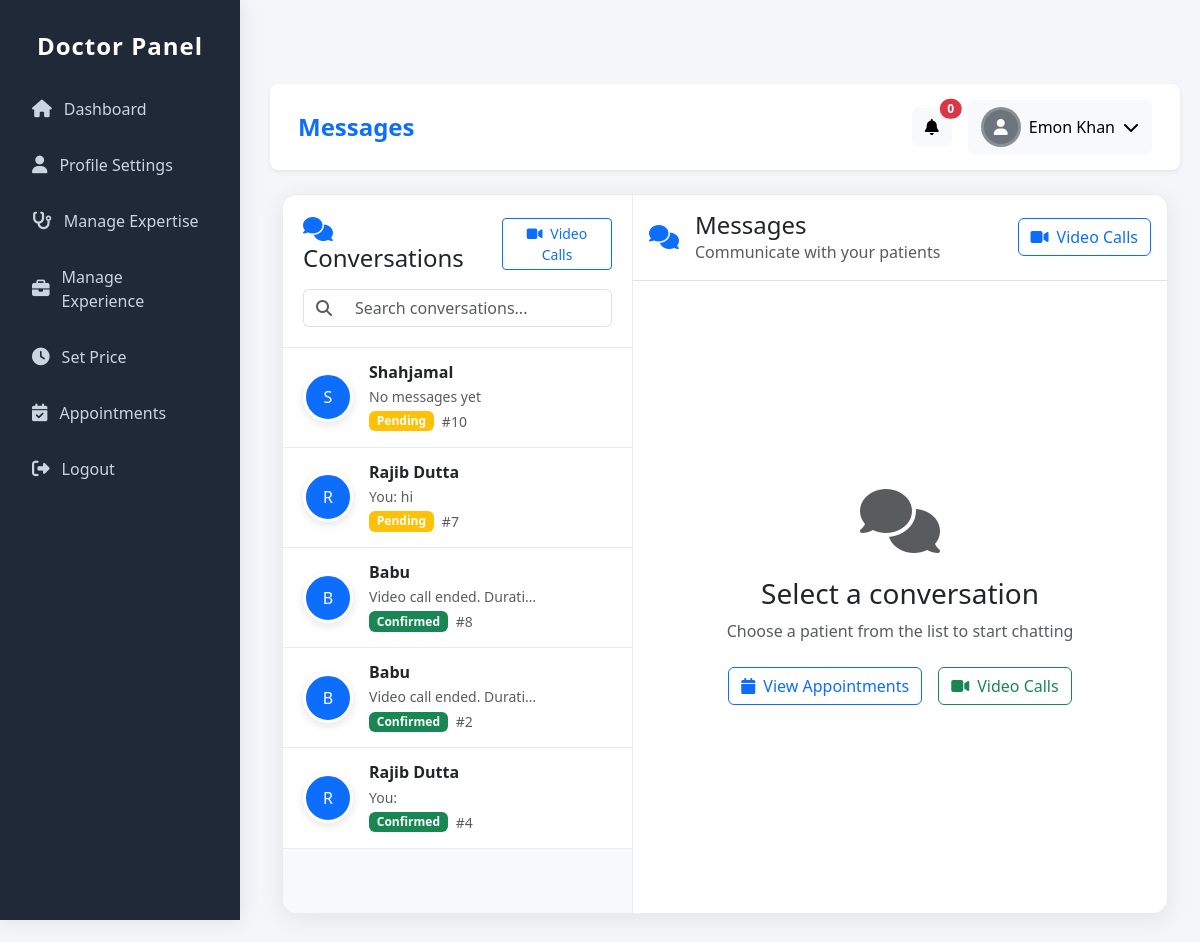
Page /users/doctor/chat/ (signed in) on the committed database.
### users/models.py (models this page shows, shortened)
class CustomUser(AbstractUser):
    ROLE_PATIENT = 'patient'
    ROLE_DOCTOR = 'doctor'
    ROLE_CHOICES = [
        (ROLE_PATIENT, 'Patient'),
        (ROLE_DOCTOR, 'Doctor'),
    ]
    role = models.CharField(max_length=10, choices=ROLE_CHOICES, default=ROLE_PATIENT)
    phone = models.CharField(max_length=20, blank=True)
    location = models.CharField(max_length=150, blank=True)

### appointment/models.py (models this page shows, shortened)
class Appointment(models.Model):
    APPOINTMENT_STATUS = (
        ('pending', 'Pending'),
        ('confirmed', 'Confirmed'),
        ('completed', 'Completed'),
        ('cancelled', 'Cancelled'),
    )
    PAYMENT_STATUS = (
        ('pending', 'Pending'),
        ('paid', 'Paid'),
        ('failed', 'Failed'),
        ('refunded', 'Refunded'),
    )
    PAYMENT_METHODS = (
        ('bkash', 'bKash'),
        ('nagad', 'Nagad'),
        ('card', 'Card'),
        ('mobile_banking', 'Mobile Banking'),
    )
    CONSULTATION_TYPES = (
        ('instant', 'Instant Video Consultation'),
        ('scheduled', 'Scheduled Appointment'),
    )
    patient = models.ForeignKey(settings.AUTH_USER_MODEL, on_delete=models.CASCADE, related_name='appointments')
    doctor = models.ForeignKey(Doctor, on_delete=models.CASCADE, related_name='appointments')
    patient_phone = models.CharField(max_length=15)
    patient_name = models.CharField(max_length=100, blank=True)
    patient_age = models.PositiveIntegerField(null=True, blank=True)
    patient_gender = models.CharField(max_length=10, choices=[('male', 'Male'), ('female', 'Female'), ('other', 'Other')], blank=True)
    appointment_type = models.CharField(max_length=20, choices=CONSULTATION_TYPES, default='scheduled')
    consultation_type = models.CharField(max_length=20, choices=[('general', 'General'), ('special', 'Special')])
    appointment_date = models.DateTimeField(null=True, blank=True)
    preferred_time = models.CharField(max_length=50, blank=True)
    completed_at = models.DateTimeField(null=True, blank=True, verbose_name='Marked as completed on')
    completed_by_doctor = models.BooleanField(default=False, verbose_name='Marked as completed by doctor')
    cancellation_reason = models.TextField(blank=True, verbose_name='Reason for cancellation')
    cancelled_at = models.DateTimeField(null=True, blank=True)
    actual_start_time = models.DateTimeField(null=True, blank=True, verbose_name='Actual consultation start time')
    actual_end_time = models.DateTimeField(null=True, blank=True, verbose_name='Actual consultation end time')
    consultation_duration = models.PositiveIntegerField(default=0, verbose_name='Consultation duration (minutes)')
    doctor_notes = models.TextField(blank=True, verbose_name='Doctor notes after consultation')
    follow_up_required = models.BooleanField(default=False)
    follow_up_date = models.DateTimeField(null=True, blank=True)
    follow_up_notes = models.TextField(blank=True)
    consultation_fee = models.DecimalField(max_digits=10, decimal_places=2, default=0)
    vat_amount = models.DecimalField(max_digits=10, decimal_places=2, default=0)
    platform_fee = models.DecimalField(max_digits=10, decimal_places=2, default=29.00)
    total_amount = models.DecimalField(max_digits=10, decimal_places=2, default=0)
    payment_method = models.CharField(max_length=20, choices=PAYMENT_METHODS, blank=True, null=True)
    payment_status = models.CharField(max_length=20, choices=PAYMENT_STATUS, default='pending')
    transaction_id = models.CharField(max_length=100, blank=True, unique=True)  # Make unique
    status = models.CharField(max_length=20, choices=APPOINTMENT_STATUS, default='pending')
    symptoms = models.TextField(blank=True)
    previous_prescriptions = models.FileField(upload_to='prescriptions/', blank=True, null=True)
    patient_test_reports = models.FileField(upload_to='test_reports/', blank=True, null=True, verbose_name='Test Reports')
    created_at = models.DateTimeField(auto_now_add=True)
    updated_at = models.DateTimeField(auto_now=True)

### communication/models.py (models this page shows, shortened)
class Message(models.Model):
    MESSAGE_TYPES = [
        ('text', 'Text Message'),
        ('image', 'Image'),
        ('file', 'File'),
        ('prescription', 'Prescription'),
        ('test_report', 'Test Report'),
        ('audio', 'Audio Message'),
    ]
    conversation = models.ForeignKey(Conversation, on_delete=models.CASCADE, related_name='messages')
    sender = models.ForeignKey(settings.AUTH_USER_MODEL, on_delete=models.CASCADE, related_name='sent_messages')
    message_type = models.CharField(max_length=20, choices=MESSAGE_TYPES, default='text')
    content = models.TextField(blank=True, null=True)
    file = models.FileField(upload_to='communication/files/', blank=True, null=True)
    image = models.ImageField(upload_to='communication/images/', blank=True, null=True)
    is_read = models.BooleanField(default=False)
    created_at = models.DateTimeField(auto_now_add=True)
    class Meta:
        ordering = ['created_at']

### doctor/views.py (the view, shortened to what this page needs)
# urls.py: path('chat/', views.doctor_chat_home, name='chat_home'),
@login_required
def doctor_chat_home(request):
    try:
        doctor = request.user.doctor_profile
    except:
        return redirect('doctor:dashboard')
    conversations_queryset = Conversation.objects.filter(
        doctor=doctor
    ).select_related(
        'appointment__patient',
        'appointment'
    ).prefetch_related(
        'messages'  # ✅ CORRECT: Use 'messages' not 'message_set'
    ).order_by('-updated_at')
    conversations = []
    total_unread = 0
    for conv in conversations_queryset:
        appointment = conv.appointment
        unread_count = conv.messages.filter(
            is_read=False,
            sender=appointment.patient
        ).count()
        last_message = conv.messages.order_by('-created_at').first()
        conversations.append({
            'appointment': appointment,
            'patient': appointment.patient,
            'conversation': conv,
            'unread_count': unread_count,
            'last_message': last_message,
        })
        total_unread += unread_count
    appointment_id = request.GET.get('appointment')
    current_appointment = None
    messages = []
    today = timezone.now().date()
    today_start = timezone.make_aware(datetime.combine(today, datetime.min.time()))
    today_end = timezone.make_aware(datetime.combine(today, datetime.max.time()))
    today_appointments_count = Appointment.objects.filter(
        doctor=doctor,
        appointment_date__gte=today_start,
        appointment_date__lte=today_end
    ).exclude(status='cancelled').count()
    context = {
        'conversations': conversations,
        'current_appointment': current_appointment,
        'messages': messages,
        'total_unread': total_unread,
        'today_calls': today_appointments_count,
        'today_appointments': today_appointments_count,
    }
    return render(request, 'doctor/communication/chat_home.html', context)

### doctor/templates/doctor/communication/chat_home.html (shortened to what this page needs)
{% extends 'doctor/base.html' %}
{% load static %}
{% block page_title %}Messages{% endblock %}
{% block content %}
<div class="container-fluid">
    <div class="chat-container">
        <div class="chat-sidebar">
            <div class="sidebar-header">
                <div class="d-flex justify-content-between align-items-center">
                    <h4 class="mb-0">
                        <i class="fas fa-comments me-2 text-primary"></i>
                        Conversations
                    </h4>
                    <a href="{% url 'doctor:video_calls' %}" class="btn btn-sm btn-outline-primary">
                        <i class="fas fa-video me-1"></i> Video Calls
                    </a>
                </div>
                <div class="search-box mt-3">
                    <div class="input-group">
                        <span class="input-group-text bg-white border-end-0">
                            <i class="fas fa-search text-muted"></i>
                        </span>
                        <input type="text" class="form-control border-start-0" placeholder="Search conversations..." id="chatSearch">
                    </div>
                </div>
            </div>
            <div class="chat-list" id="chatList">
                {% for conv in conversations %}
                <div class="chat-item" data-appointment-id="{{ conv.appointment.id }}">
                    <div class="d-flex align-items-center">
                        <div class="me-3 position-relative">
                            {% if conv.patient.profile_photo %}
                            <img src="{{ conv.patient.profile_photo.url }}"
                                 alt="{{ conv.patient.get_full_name }}"
                                 class="avatar-img">
                            {% else %}
                            <div class="avatar-img d-flex align-items-center justify-content-center bg-primary text-white">
                                {{ conv.patient.get_full_name|default:conv.patient.username|slice:":1"|upper }}
                            </div>
                            {% endif %}
                        </div>
                        <div class="flex-grow-1">
                            <div class="d-flex justify-content-between align-items-center">
                                <h6 class="mb-0 fw-bold">{{ conv.patient.get_full_name|default:conv.patient.username }}</h6>
                            </div>
                            <div class="d-flex justify-content-between align-items-center mt-1">
                                <p class="mb-0 text-muted small text-truncate" style="max-width: 200px;">
                                    {% if conv.last_message %}
                                        {% if conv.last_message.sender == request.user %}
                                        You: {{ conv.last_message.content|truncatechars:25 }}
                                        {% else %}
                                        {{ conv.last_message.content|truncatechars:25 }}
                                        {% endif %}
                                    {% else %}
                                    No messages yet
                                    {% endif %}
                                </p>
                            </div>
                            <div class="d-flex align-items-center gap-2 mt-1">
                                <span class="badge
                                    {% if conv.appointment.status == 'confirmed' %}bg-success
                                    {% elif conv.appointment.status == 'completed' %}bg-secondary
                                    {% elif conv.appointment.status == 'cancelled' %}bg-danger
                                    {% else %}bg-warning{% endif %}">
                                    {{ conv.appointment.status|title }}
                                </span>
                                <small class="text-muted">#{{ conv.appointment.id }}</small>
                            </div>
                        </div>
                    </div>
                </div>
                {% endfor %}
            </div>
        </div>
        <div class="flex-grow-1 d-flex flex-column">
            <div class="border-bottom bg-white">
                <div class="d-flex justify-content-between align-items-center p-3">
                    <div class="d-flex align-items-center">
                        <i class="fas fa-comments fs-4 text-primary me-3"></i>
                        <div>
                            <h4 class="mb-0">Messages</h4>
                            <p class="text-muted mb-0">Communicate with your patients</p>
                        </div>
                    </div>
                    <div class="d-flex gap-2">
                        <a href="{% url 'doctor:video_calls' %}" class="btn btn-outline-primary">
                            <i class="fas fa-video me-2"></i>Video Calls
                        </a>
                    </div>
                </div>
            </div>
            <div class="empty-chat-state flex-grow-1">
                <div class="text-center">
                    <i class="fas fa-comments fa-4x text-muted mb-4"></i>
                    <h3>Select a conversation</h3>
                    <p class="text-muted mb-4">Choose a patient from the list to start chatting</p>
                    <div class="d-flex gap-3 justify-content-center">
                        <a href="{% url 'doctor:appointments' %}" class="btn btn-outline-primary">
                            <i class="fas fa-calendar me-2"></i>View Appointments
                        </a>
                        <a href="{% url 'doctor:video_calls' %}" class="btn btn-outline-success">
                            <i class="fas fa-video me-2"></i>Video Calls
                        </a>
                    </div>
                </div>
            </div>
        </div>
    </div>
</div>
{% endblock %}

### doctor/templates/doctor/base.html (shortened to what this page needs)
<!DOCTYPE html>
<html lang="en">
<head>
    <link href="https://cdn.jsdelivr.net/npm/bootstrap@5.3.0/dist/css/bootstrap.min.css" rel="stylesheet">
    <link rel="stylesheet" href="https://cdnjs.cloudflare.com/ajax/libs/font-awesome/6.4.0/css/all.min.css">
</head>
<body>
    {% include 'doctor/doctor_sidebar.html' %}
    <div class="main-content">
        <nav class="navbar navbar-light bg-white rounded-3 mb-4 p-3 shadow-sm">
            <div class="container-fluid">
                <div>
                    <h4 class="mb-0 fw-bold text-primary">{% block page_title %}Doctor Dashboard{% endblock %}</h4>
                </div>
                <div class="d-flex align-items-center">
                    <div class="dropdown me-3">
                        <button class="btn btn-light position-relative" type="button" id="notificationsDropdown" data-bs-toggle="dropdown">
                            <i class="fas fa-bell"></i>
                            <span class="position-absolute top-0 start-100 translate-middle badge rounded-pill bg-danger" id="notification-count">
                                0
                            </span>
                        </button>
                    </div>
                    <div class="dropdown">
                        <button class="btn btn-light d-flex align-items-center" type="button" data-bs-toggle="dropdown">
                            {% if request.user.profile_photo %}
                            <img src="{{ request.user.profile_photo.url }}" alt="Profile" class="doctor-avatar me-2">
                            {% else %}
                            <div class="doctor-avatar bg-secondary d-flex align-items-center justify-content-center me-2">
                                <i class="fas fa-user text-white"></i>
                            </div>
                            {% endif %}
                            <span class="d-none d-md-inline">{{ request.user.get_full_name }}</span>
                            <i class="fas fa-chevron-down ms-2"></i>
                        </button>
                    </div>
                </div>
            </div>
        </nav>
        {% block content %}{% endblock %}
    </div>
</body>
</html>

### rows in the picture
CustomUser: user.get_full_name "Emon Khan"
Appointment: patient.get_full_name "S", patient.get_full_name "Shahjamal", shows "No messages yet", appointment.status "Pending", appointment.id "10"
Appointment: patient.get_full_name "R", patient.get_full_name "Rajib Dutta", last_message.content "hi", appointment.status "Pending", appointment.id "7"
Appointment: patient.get_full_name "B", patient.get_full_name "Babu", last_message.content "Video call ended. Durati…", appointment.status "Confirmed", appointment.id "8"
Appointment: patient.get_full_name "B", patient.get_full_name "Babu", last_message.content "Video call ended. Durati…", appointment.status "Confirmed", appointment.id "2"
Appointment: patient.get_full_name "R", patient.get_full_name "Rajib Dutta", appointment.status "Confirmed", appointment.id "4"
